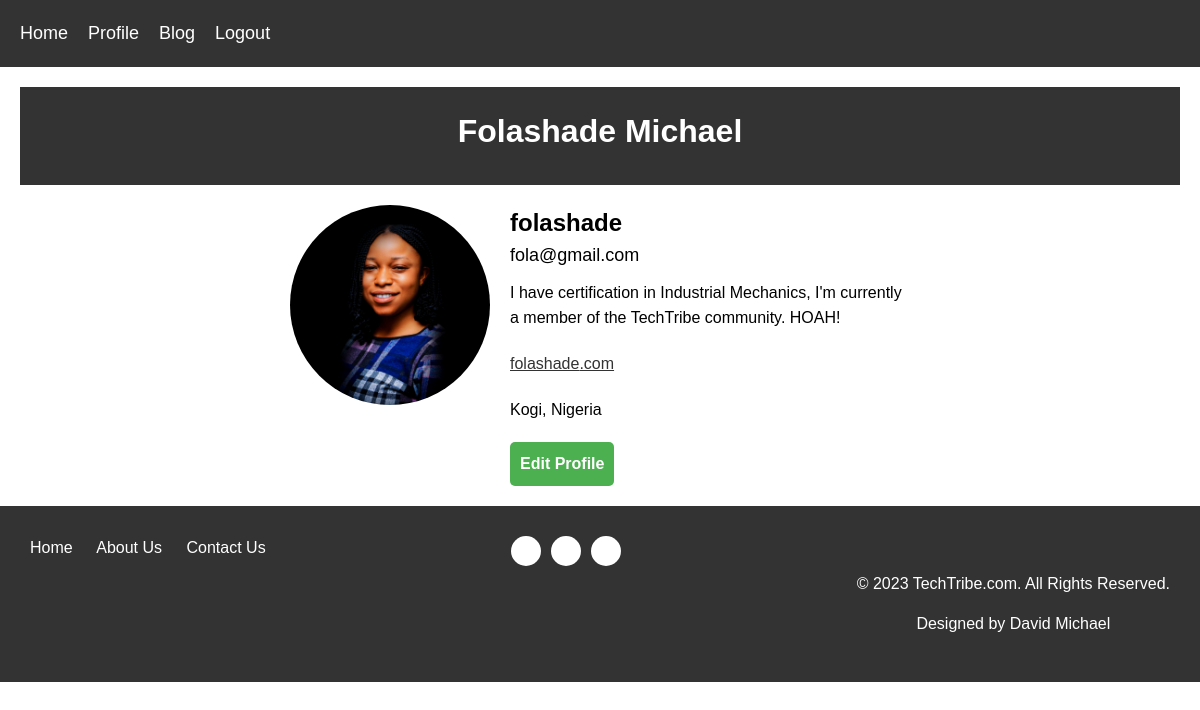
The app's page /profile/folashade/ (signed in), older data.
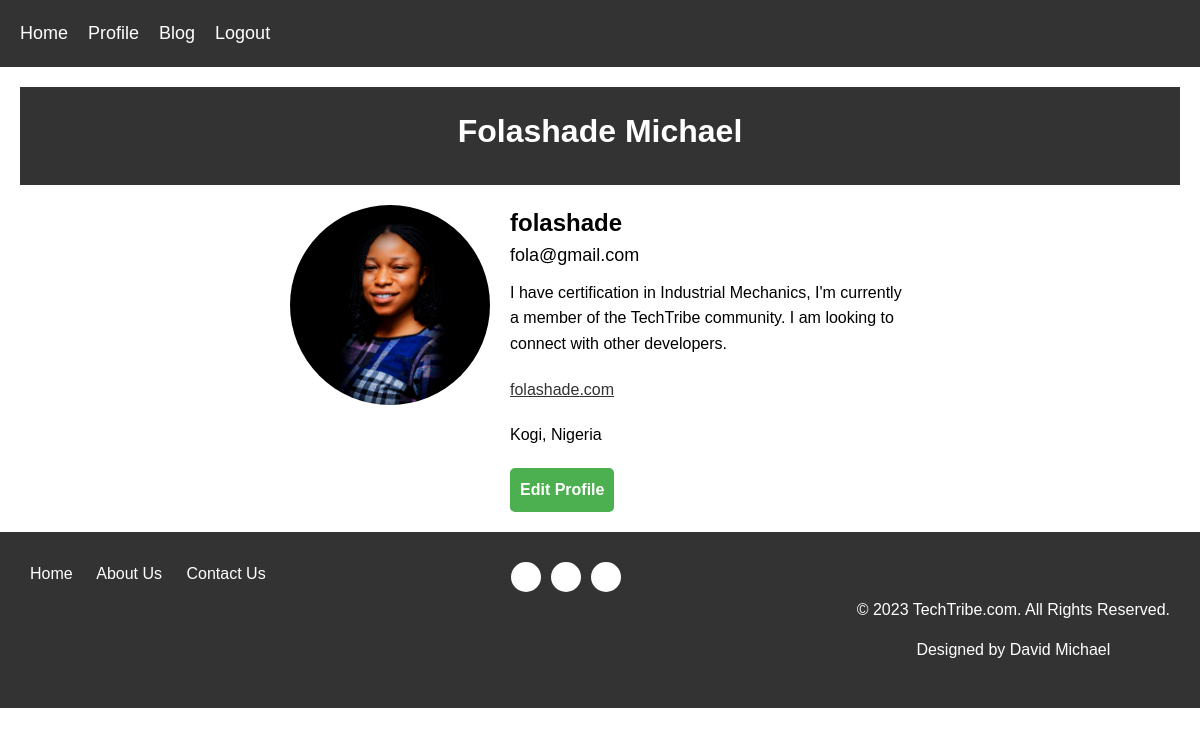
The same page, newer data.
### account/models.py (models this page shows, shortened)
class Profile(models.Model):
    user = models.OneToOneField(User, on_delete=models.CASCADE)
    full_name = models.CharField(max_length=100)
    profile_picture = models.ImageField(upload_to="profile_picture/", blank=True)
    bio = models.TextField(blank=True)
    website = models.URLField(blank=True)
    location = models.CharField(max_length=30, blank=True)

### account/views.py (the view)
# urls.py: path("profile/<str:username>/", register_view.profile, name="profile"),
@login_required
def profile(request, username):
    profile = get_object_or_404(Profile, user__username=username)
    context = {
        "profile" : profile
    }
    return render(request, "account/profile.html", context)

### account/templates/account/profile.html
{% extends "base.html" %}
{% load static %}
{% block content %}
<header>
    <h1>{{ profile.full_name }}</h1>
  </header>
  <main>
    <section class="profile">
      <div class="profile-picture">
        {% if profile.profile_picture %}
            <img src="{{ profile.profile_picture.url }}" alt="Profile Picture">
        {% else %}
            <img src="{% static 'images/default_img.png' %}" alt="Profile Picture">
        {% endif %}
      </div>
      <div class="profile-details">
        <h2 class="full-name">{{ user.username }}</h2>
        <p class="username">{{ user.email}}</p>
        <p class="bio">{{ profile.bio }}</p>
        <p class="website"><a href="{{ profile.website }}">{{ user.username }}.com</a></p>
        <p class="location">{{ profile.location }}</p>
        <a class="editprofile" href="{% url 'edit_profile' %}">Edit Profile</a>
      </div>
    </section>
  </main>
{% endblock content %}

### templates/base.html (shortened to what this page needs)
{% load static %}
<!DOCTYPE html>
<html>
<head>
    <link rel="stylesheet" type="text/css" href="{% static 'css/styles.css' %}">
</head>
<body>
	<header>
		<nav>
      {% if user.is_authenticated %}
        <ul>
          <li><a href="{% url 'home' %}">Home</a></li>
          <li><a href="{% url 'profile' username=request.user.username %}">Profile</a></li>
          <li><a href="{% url 'blog' %}">Blog</a></li>
          <li><a href="{% url 'logout' %}">Logout</a></li>
        </ul>
      {% endif %}
		</nav>
	</header>
	<main>
		{% block content %}
    {% endblock content %}
	</main>
    <footer>
        <div class="footer-container">
          <div class="footer-links">
            <a href="{% url 'home' %}">Home</a>
            <a href="#">About Us</a>
            <a href="#">Contact Us</a>
          </div>
          <div class="footer-social">
            <a href="#" class="social-icon"></a>
            <a href="#" class="social-icon"></a>
            <a href="#" class="social-icon"></a>
          </div>
          <div class="footer-info">
            <p>&copy; 2023 TechTribe.com. All Rights Reserved.</p>
            <p>Designed by <a href="https://github.com/davidinmichael">David Michael</a></p>
          </div>
        </div>
    </footer>
</body>
</html>

### account/static/css/styles.css (style rules this page uses)
footer { background-color: #333; color: #fff; padding: 30px; text-align: center; }
.footer-container { display: flex; flex-wrap: wrap; justify-content: space-between; }
.footer-links a { color: #fff; margin-right: 20px; text-decoration: none; }
.footer-social { display: flex; }
.social-icon { background-color: #fff; border-radius: 50%; color: #333; display: inline-block; height: 30px; line-height: 30px; margin-right: 10px; text-align: center; width: 30px; }
.footer-info { margin-top: 20px; text-align: center; }
.footer-info a { color: #fff; text-decoration: none; }
body { margin: 0; padding: 0; font-family: Arial, sans-serif; font-size: 16px; line-height: 1.5; }
header { background-color: #db4343; color: #fff; padding: 10px; }
nav ul { list-style: none; margin: 0; padding: 0; display: flex; }
nav li { margin-right: 20px; }
nav li:last-child { margin-right: 0; }
nav a { color: #fff; text-decoration: none; font-size: 18px; }
main { margin: 20px; }
main h1 { font-size: 32px; margin-bottom: 10px; }
main p { line-height: 1.6; margin-bottom: 20px; }
header { background-color: #333; color: #fff; text-align: center; padding: 20px; margin-bottom: 20px; }
h1 { margin: 0; }
.profile { display: flex; flex-wrap: wrap; justify-content: center; }
.profile-picture { width: 200px; height: 200px; margin-right: 20px; }
.profile-picture img { max-width: 100%; max-height: 100%; object-fit: contain; border-radius: 50%; }
.profile-details { flex-basis: 400px; }
.full-name { font-size: 24px; font-weight: bold; margin: 0; }
.username { margin: 0; font-size: 18px; }
.bio { font-size: 16px; margin-top: 10px; }
.website { font-size: 16px; margin-top: 10px; }
.website a { color: #333; }
.location { font-size: 16px; margin-top: 10px; }
.editprofile { display: inline-block; padding: 10px; background-color: #4CAF50; color: white; border-radius: 5px; text-decoration: none; font-weight: bold; }

Row changes from the older to the newer data that the page shows:
changed Profile "Folashade Michael": bio "I have certification in Industrial Mechanics, I'm currently a member of the TechTribe community. HOAH!" → "I have certification in Industrial Mechanics, I'm currently a member of the TechTribe community. I am looking to connect with other developers."
